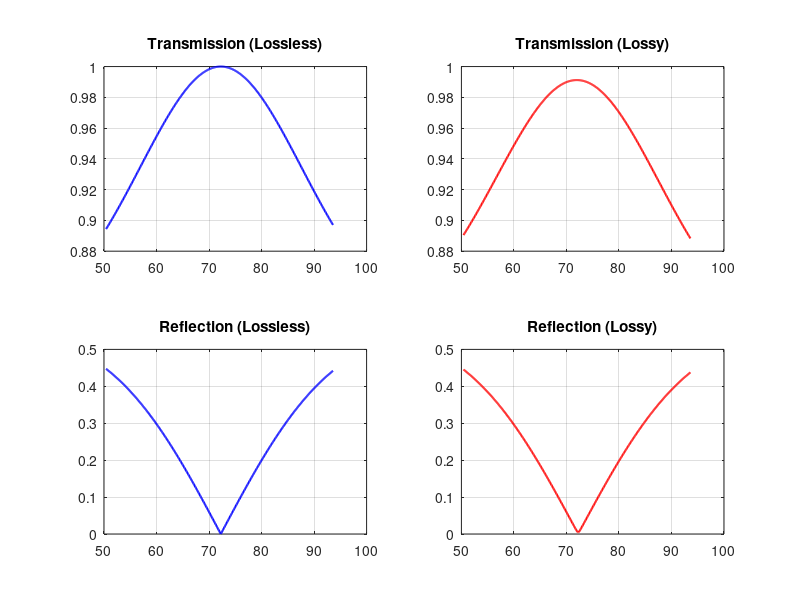

Source code (MATLAB):
% =========================================================================
% Electromagnetic Fields and Waves
% Analysis of a Half-Wavelength Dielectric Impedance Transformer
% =========================================================================
clear; clc; close all;

%% 1. Physical and Dielectric Parameters
f_center = 72e9;                         % Operating Frequency: 72 GHz
freq = linspace(50.4e9, 93.6e9, 500);    % Frequency range
tan_delta = 0.0048;                      % Loss Tangent of the dielectric
eps_r = 3.2;                             % Relative Permittivity
d = 1.16e-3;                             % Slab Thickness (Half-wavelength) [m]

w = 2 * pi * freq;                       % Angular frequency [rad/s]
u0 = 4 * pi * 1e-7;                      % Free space permeability [H/m]
eps_0 = 8.854e-12;                       % Free space permittivity [F/m]

%% 2. Lossless Slab Formulation (sigma = 0)
% Region 1 & 3 (Free Space)
beta0 = w .* sqrt(eps_0 .* u0);          % Phase constant [rad/m]
eta0 = sqrt(u0 ./ eps_0);                % Intrinsic impedance

% Region 2 (Dielectric Slab - Lossless)
beta2_ll = w .* sqrt(u0 .* eps_0 .* eps_r);
gamma2_ll = 1i .* beta2_ll;
eta2_ll = sqrt(u0 ./ (eps_0 .* eps_r));

% Interface Coefficients (Lossless)
Gamma12_ll = (eta2_ll - eta0) ./ (eta2_ll + eta0);
Gamma23_ll = (eta0 - eta2_ll) ./ (eta0 + eta2_ll);
T12_ll = (2 .* eta2_ll) ./ (eta2_ll + eta0);
T23_ll = (2 .* eta0) ./ (eta0 + eta2_ll);

% Total Slab Coefficients (Lossless)
Gamma_Slab_ll = (Gamma12_ll + (Gamma23_ll .* exp(-2 .* gamma2_ll .* d))) ./ ...
    (1 + Gamma12_ll .* Gamma23_ll .* exp(-2 .* gamma2_ll .* d));
T_Slab_ll = (T12_ll .* T23_ll .* exp(-gamma2_ll .* d) .* exp(1i .* beta0 .* d)) ./ ...
    (1 + Gamma12_ll .* Gamma23_ll .* exp(-2 .* gamma2_ll .* d));

%% 3. Lossy Slab Formulation (sigma > 0)
eps_prime = eps_0 .* eps_r;
sigma = tan_delta .* w .* eps_prime;

gamma2_lossy = sqrt(1i .* w .* u0 .* (1i .* w .* eps_prime + sigma));
eta2_lossy = sqrt((1i .* w .* u0) ./ (1i .* w .* eps_prime + sigma));

% Interface Coefficients (Lossy)
Gamma12_lossy = (eta2_lossy - eta0) ./ (eta2_lossy + eta0);
Gamma23_lossy = (eta0 - eta2_lossy) ./ (eta0 + eta2_lossy);
T12_lossy = (2 .* eta2_lossy) ./ (eta2_lossy + eta0);
T23_lossy = (2 .* eta0) ./ (eta0 + eta2_lossy);

% Total Slab Coefficients (Lossy)
Gamma_Slab_lossy = (Gamma12_lossy + (Gamma23_lossy .* exp(-2 .* gamma2_lossy .* d))) ./ ...
    (1 + Gamma12_lossy .* Gamma23_lossy .* exp(-2 .* gamma2_lossy .* d));
T_Slab_lossy = (T12_lossy .* T23_lossy .* exp(-gamma2_lossy .* d) .* exp(1i .* beta0 .* d)) ./ ...
    (1 + Gamma12_lossy .* Gamma23_lossy .* exp(-2 .* gamma2_lossy .* d));

%% 4. Import CST Full-Wave Simulation Data
% Assuming Reflection.txt and Transmission.txt are in the same directory
try
    Ref_Data = readtable('Reflection.txt');
    f_CST = Ref_Data{:,1} * 1e9; % Hz
    Gamma_CST = Ref_Data{:,2};
    
    Trans_Data = readtable('Transmission.txt');
    T_CST = Trans_Data{:,2};
    
    % Interpolate theoretical data for direct error comparison
    Gamma_los_interp = interp1(freq, abs(Gamma_Slab_lossy), f_CST, 'linear', 'extrap');
    T_los_interp = interp1(freq, abs(T_Slab_lossy), f_CST, 'linear', 'extrap');
catch
    disp('CST data files not found. Skipping comparison plots.');
end

%% 5. Thin Slab Limit Approximation (Surface Impedance)
c = 3e8;
d_thin = (c / max(freq)) / 100; % d ~ 0.03 mm (electrically very thin)

Gamma_Slab_thin = (Gamma12_lossy + Gamma23_lossy .* exp(-2 .* gamma2_lossy .* d_thin)) ./ ...
    (1 + Gamma12_lossy .* Gamma23_lossy .* exp(-2 .* gamma2_lossy .* d_thin));
T_Slab_thin = (T12_lossy .* T23_lossy .* exp(-gamma2_lossy .* d_thin) .* exp(1i .* beta0 .* d_thin)) ./ ...
    (1 + Gamma12_lossy .* Gamma23_lossy .* exp(-2 .* gamma2_lossy .* d_thin));

%% 6. Visualizations
figure('Name', 'Theoretical Coefficients', 'Position', [100, 100, 900, 600]);
subplot(2,2,1); plot(freq/1e9, abs(T_Slab_ll), 'b', 'LineWidth', 1.5); title('Transmission (Lossless)'); grid on;
subplot(2,2,2); plot(freq/1e9, abs(T_Slab_lossy), 'r', 'LineWidth', 1.5); title('Transmission (Lossy)'); grid on;
subplot(2,2,3); plot(freq/1e9, abs(Gamma_Slab_ll), 'b', 'LineWidth', 1.5); title('Reflection (Lossless)'); grid on;
subplot(2,2,4); plot(freq/1e9, abs(Gamma_Slab_lossy), 'r', 'LineWidth', 1.5); title('Reflection (Lossy)'); grid on;
